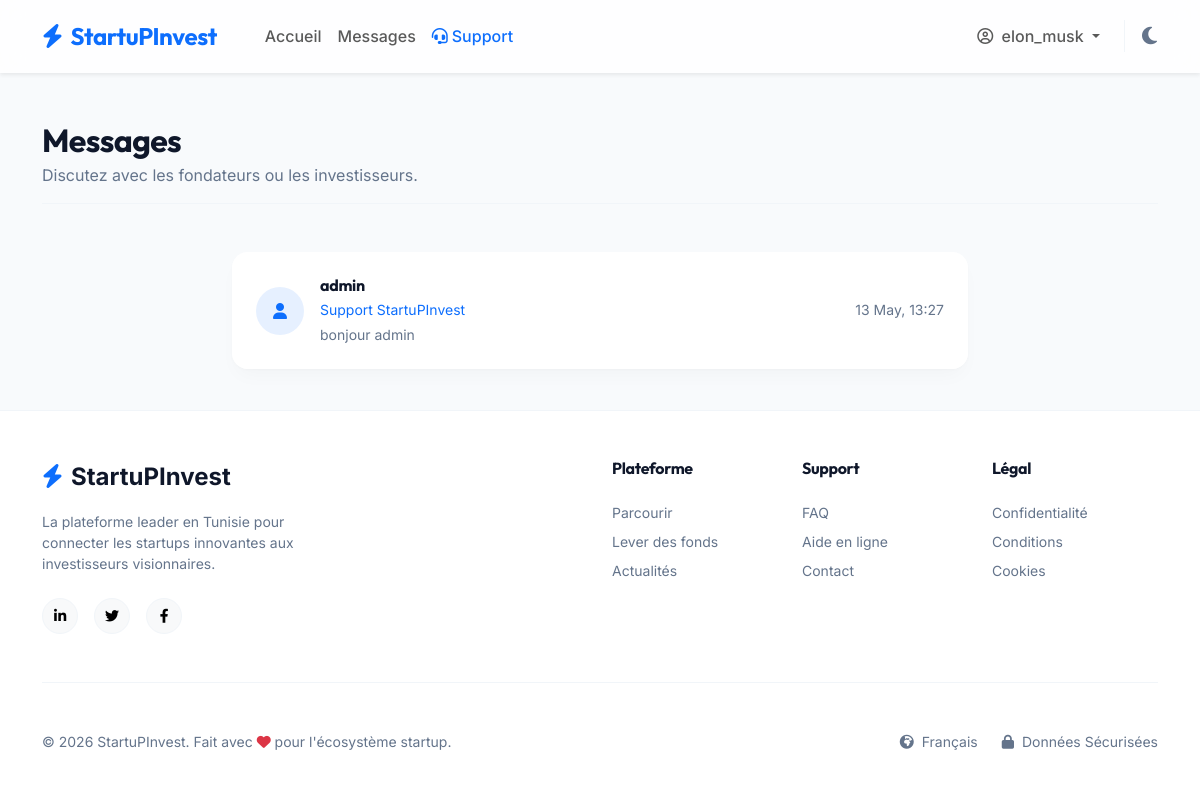
Page /public/messages (signed in) on the committed database.
### tables this page shows
CREATE TABLE `messages` (
  `id` int NOT NULL AUTO_INCREMENT,
  `sender_id` int NOT NULL,
  `receiver_id` int NOT NULL,
  `project_id` int DEFAULT NULL,
  `contenu` text NOT NULL,
  `created_at` timestamp NULL DEFAULT CURRENT_TIMESTAMP,
  `is_read` tinyint(1) DEFAULT '0',
  PRIMARY KEY (`id`),
  KEY `sender_id` (`sender_id`),
  KEY `receiver_id` (`receiver_id`),
  KEY `project_id` (`project_id`),
  CONSTRAINT `messages_ibfk_1` FOREIGN KEY (`sender_id`) REFERENCES `users` (`id`) ON DELETE CASCADE,
  CONSTRAINT `messages_ibfk_2` FOREIGN KEY (`receiver_id`) REFERENCES `users` (`id`) ON DELETE CASCADE,
  CONSTRAINT `messages_ibfk_3` FOREIGN KEY (`project_id`) REFERENCES `projects` (`id`) ON DELETE CASCADE
);

CREATE TABLE `users` (
  `id` int NOT NULL AUTO_INCREMENT,
  `nom` varchar(100) NOT NULL,
  `prenom` varchar(100) NOT NULL,
  `cin` varchar(8) DEFAULT NULL,
  `email` varchar(255) NOT NULL,
  `pseudo` varchar(100) NOT NULL,
  `password` varchar(255) NOT NULL,
  `role` enum('startuper','capital_risque','admin') NOT NULL,
  `nom_entreprise` varchar(255) DEFAULT NULL,
  `adresse_entreprise` text,
  `registre_commerce` varchar(100) DEFAULT NULL,
  `created_at` timestamp NULL DEFAULT CURRENT_TIMESTAMP,
  `statut` enum('actif','bloque') DEFAULT 'actif',
  PRIMARY KEY (`id`),
  UNIQUE KEY `email` (`email`),
  UNIQUE KEY `pseudo` (`pseudo`)
);

### app/Controllers/MessagesController.php (called while the page is built, shortened)
<?php
class MessagesController {
    public function index() {
        $messageModel = new Message();
        $all_messages = $messageModel->getConversationsByUser($_SESSION['user_id']);
        $conversations = [];
        foreach ($all_messages as $msg) {
            $user_id = (int)$_SESSION['user_id'];
            $msg_sender_id = (int)$msg['sender_id'];
            $msg_receiver_id = (int)$msg['receiver_id'];
            $other_id = ($msg_sender_id === $user_id) ? $msg_receiver_id : $msg_sender_id;
            $other_name = ($msg_sender_id === $user_id) ? $msg['receiver_name'] : $msg['sender_name'];
            $proj_id_key = ($msg['project_id'] === null) ? 'support' : $msg['project_id'];
            $key = $proj_id_key . '_' . $other_id;
            if (!isset($conversations[$key])) {
                $conversations[$key] = [
                    'project_id' => ($msg['project_id'] === null) ? 'null' : $msg['project_id'],
                    'project_title' => $msg['project_title'] ?: 'Support StartuPInvest',
                    'other_id' => $other_id,
                    'other_name' => $other_name,
                    'last_message' => $msg['contenu'],
                    'date' => $msg['created_at'],
                    'has_unread' => false
                ];
            }
        }
        require __DIR__ . '/../Views/messages/index.php';
    }
}

### config/Database.php (called while the page is built, shortened)
<?php
class Database {
    private static $instance = null;
    private $connection;
    private function __construct() {
        $this->host = getenv('DB_HOST') ?: 'db';
        $this->db_name = getenv('DB_NAME') ?: 'startupinvest';
        $this->username = getenv('DB_USER') ?: 'root';
        $this->password = getenv('DB_PASS') ?: 'root';
        try {
            $this->connection = new PDO("mysql:host=" . $this->host . ";dbname=" . $this->db_name . ";charset=utf8mb4", $this->username, $this->password);
            $this->connection->setAttribute(PDO::ATTR_ERRMODE, PDO::ERRMODE_EXCEPTION);
            $this->connection->setAttribute(PDO::ATTR_DEFAULT_FETCH_MODE, PDO::FETCH_ASSOC);
        } catch(PDOException $exception) {
            echo "Connection error: " . $exception->getMessage();
        }
    }
    public static function getInstance() {
        if(!self::$instance) {
            self::$instance = new Database();
        }
        return self::$instance;
    }
    public function getConnection() {
        return $this->connection;
    }
}
?>

### app/Models/Message.php (called while the page is built, shortened)
<?php
class Message {
    private $conn;
    private $table_name = "messages";
    public function __construct() {
        $this->conn = Database::getInstance()->getConnection();
    }
    public function getConversationsByUser($user_id) {
        $query = "SELECT m.*, p.titre as project_title,
                  u_sender.pseudo as sender_name, u_receiver.pseudo as receiver_name
                  FROM " . $this->table_name . " m
                  LEFT JOIN projects p ON m.project_id = p.id
                  JOIN users u_sender ON m.sender_id = u_sender.id
                  JOIN users u_receiver ON m.receiver_id = u_receiver.id
                  WHERE m.sender_id = :user_id OR m.receiver_id = :user_id
                  ORDER BY m.created_at DESC";
        $stmt = $this->conn->prepare($query);
        $stmt->bindParam(":user_id", $user_id);
        $stmt->execute();
        return $stmt->fetchAll(PDO::FETCH_ASSOC);
    }
}

### app/Views/messages/index.php (the view, shortened to what this page needs)
<?php require_once __DIR__ . '/../layouts/header.php'; ?>
<?php require_once __DIR__ . '/../layouts/navbar.php'; ?>
<main class="container mt-5 flex-grow-1">
    <div class="d-flex justify-content-between align-items-center mb-5 pb-3 border-bottom border-custom">
        <div>
            <h2 class="fw-bold mb-1">Messages</h2>
            <p class="text-muted-custom mb-0">Discutez avec les fondateurs ou les investisseurs.</p>
        </div>
    </div>
    <div class="row justify-content-center">
        <div class="col-lg-8">
            <div class="saas-card border-0 overflow-hidden">
                <?php if(empty($conversations)): ?>
                    <div class="text-center py-5">
                        <div class="bg-light rounded-circle d-inline-flex align-items-center justify-content-center mb-3" style="width: 80px; height: 80px;">
                            <i class="fa-regular fa-comments fs-2 text-muted-custom"></i>
                        </div>
                        <p class="text-muted-custom">Vous n'avez pas encore de conversations.</p>
                    </div>
                <?php else: ?>
                    <div class="list-group list-group-flush">
                        <?php foreach($conversations as $conv): ?>
                            <a href="<?= URLROOT ?>/messages/chat?project_id=<?= $conv['project_id'] ?>&other_id=<?= $conv['other_id'] ?>"
                               class="list-group-item list-group-item-action bg-surface border-custom px-4 py-4 hover-elevate">
                                <div class="d-flex justify-content-between align-items-center">
                                    <div class="d-flex align-items-center">
                                        <div class="bg-primary bg-opacity-10 text-primary rounded-circle d-flex align-items-center justify-content-center me-3" style="width: 48px; height: 48px;">
                                            <i class="fa-solid fa-user"></i>
                                        </div>
                                        <div>
                                            <h6 class="fw-bold text-main mb-1"><?= htmlspecialchars($conv['other_name']) ?></h6>
                                            <div class="small text-primary mb-1"><?= htmlspecialchars($conv['project_title']) ?></div>
                                            <div class="small text-muted-custom text-truncate" style="max-width: 300px;">
                                                <?= htmlspecialchars($conv['last_message']) ?>
                                            </div>
                                        </div>
                                    </div>
                                    <div class="text-end">
                                        <div class="mb-1">
                                            <small class="text-muted-custom"><?= date('d M, H:i', strtotime($conv['date'])) ?></small>
                                        </div>
                                    </div>
                                </div>
                            </a>
                        <?php endforeach; ?>
                    </div>
                <?php endif; ?>
            </div>
        </div>
    </div>
</main>
<?php require_once __DIR__ . '/../layouts/footer.php'; ?>

### public/assets/css/index.css (style rules this page uses)
:root { --primary: #4f46e5; --primary-glow: rgba(79, 70, 229, 0.15); --primary-hover: #4338ca; --success: #10b981; --success-hover: #059669; --bg-color: #f8fafc; --surface-color: #ffffff; --text-main: #0f172a; --text-muted: #64748b; --border-color: #f1f5f9; --card-shadow: 0 1px 3px rgba(0,0,0,0.02), 0 10px 20px -5px rgba(0,0,0,0.03); --card-shadow-hover: 0 20px 25px -5px rgba(0, 0, 0, 0.05), 0 10px 10px -5px rgba(0, 0, 0, 0.02); --glass-bg: rgba(255, 255, 255, 0.8); --glass-border: rgba(255, 255, 255, 0.1); }
body { background-color: var(--bg-color); color: var(--text-main); transition: background-color 0.4s cubic-bezier(0.4, 0, 0.2, 1), color 0.4s ease; font-family: 'Inter', sans-serif; min-height: 100vh; display: flex; flex-direction: column; overflow-x: hidden; }
h1, h2, h3, h4, h5, h6, .navbar-brand { font-family: 'Outfit', sans-serif; font-weight: 700; letter-spacing: -0.02em; }
main { animation: fadeUp 0.6s cubic-bezier(0.2, 0.8, 0.2, 1); }
.bg-surface { background-color: var(--surface-color) !important; }
.text-main { color: var(--text-main) !important; }
.text-muted-custom { color: var(--text-muted) !important; }
.border-custom { border-color: var(--border-color) !important; }
.saas-card { background-color: var(--surface-color); border: 1px solid var(--border-color); border-radius: 16px; box-shadow: var(--card-shadow); transition: all 0.4s cubic-bezier(0.2, 0.8, 0.2, 1); }

### rows in the picture
messages: receiver.pseudo "admin", project_title "Support StartuPInvest", contenu "bonjour admin", created_at "13 May, 13:27"

### other values in the picture
$_SESSION['pseudo'] "elon_musk"
